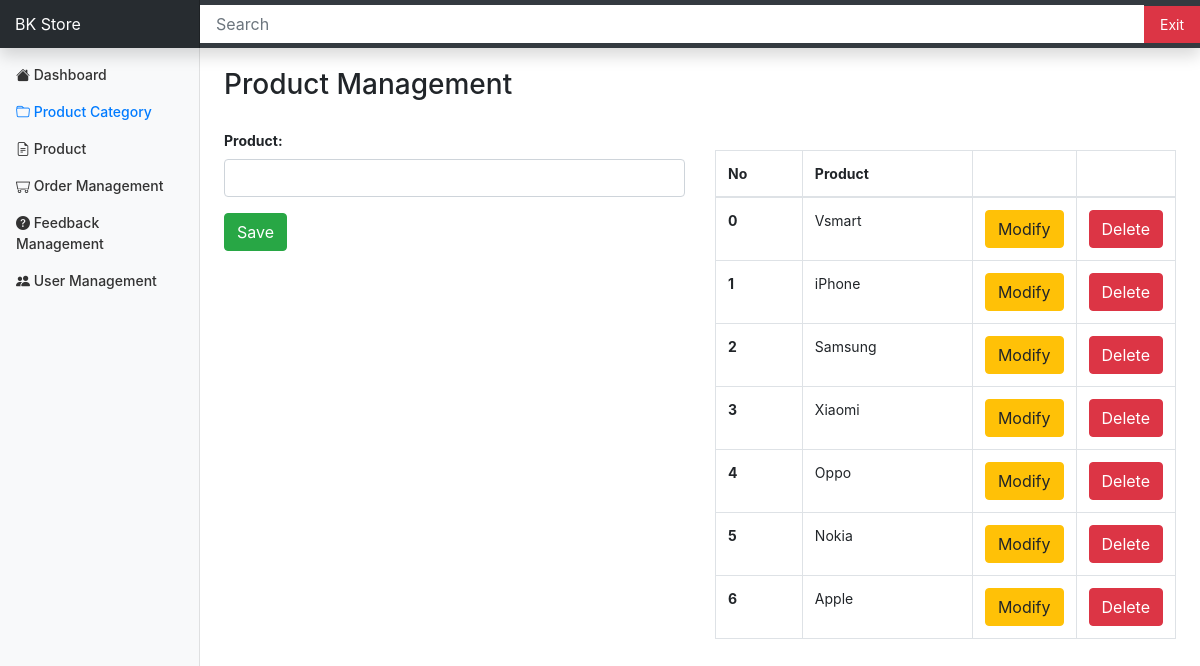
/CategoryAdmin (signed in), run on the app's committed database.
### tables this page shows
CREATE TABLE `category` (
  `id` int(11) NOT NULL,
  `name` varchar(100) NOT NULL
);

### mvc/core/Controller.php (called while the page is built, shortened)
<?php
class Controller{
    public function view($view, $data=[]){
        require_once "mvc/views/". $view .".php";
    }
}
?>

### mvc/controllers/CategoryAdmin.php (called while the page is built, shortened)
<?php
class CategoryAdmin extends Controller{
    public $categoryModel;
    public function __construct() {
        $this->categoryModel = $this->model("CategoryModel");
    }
    public function SayHi($deleteSuccess=0){
        $category = $this->categoryModel->getCategory();
        $this->view("category/categoryAdmin",[
            "category"=>$category,
            "deleteSuccess"=>$deleteSuccess
        ]);
    }
}
?>

### mvc/core/App.php (called while the page is built, shortened)
<?php
class App{
    protected $action = "SayHi";
    function __construct(){
        $arr = $this->UrlProcess();
        if( file_exists("./mvc/controllers/".$arr[0].".php") ){
            unset($arr[0]);
        }
        $this->controller = new $this->controller;
        $this->params = $arr ? array_values($arr) : [];
        call_user_func_array([$this->controller, $this->action], $this->params);
    }
    function UrlProcess(){
        if( isset($_GET["url"]) ){
            return explode("/", filter_var(trim($_GET["url"], "/")));
        }
    }
}
?>

### index.php (called while the page is built, shortened)
<?php
$myApp = new App();
?>

### mvc/core/DB.php (called while the page is built, shortened)
<?php
class DB {
    function executeResult($sql, $isSingle = false) {
        $data = null;
        $conn = mysqli_connect(HOST, USERNAME, PASSWORD, DATABASE);
        mysqli_set_charset($conn, 'utf8');
        $resultset = mysqli_query($conn, $sql);
        if($resultset){
            if($isSingle) {
                $data = mysqli_fetch_array($resultset, 1);
            } else {
                $data = [];
                while(($row = mysqli_fetch_array($resultset, 1)) != null) {
                    $data[] = $row;
                }
            }
        }
        return $data;
    }
}

### mvc/models/CategoryModel.php (called while the page is built, shortened)
<?php
class CategoryModel extends DB{
    public function getCategory(){
        $sql = "select * from category";
        $data = $this->executeResult($sql);
        return $data;
    }
}

### mvc/views/category/categoryAdmin.php (the view, shortened to what this page needs)
<?php
	require_once('mvc/views/blocks/header_admin.php');
?>
<div class="row" style="margin-top: 20px;">
	<div class="col-md-12" style="margin-bottom: 20px;">
		<h3>Product Management</h3>
	</div>
	<div class="col-md-6">
		<form method="post" action="http://localhost/bkstore/CategoryAdmin/insertCategoryController">
			<div class="form-group">
			  <label for="usr" style="font-weight: bold;">Product:</label>
			  <input required="true" type="text" class="form-control" id="usr" name="name">
			</div>
			<button class="btn btn-success">Save</button>
		</form>
	</div>
	<div class="col-md-6 table-responsive">
		<table class="table table-bordered table-hover" style="margin-top: 20px;">
			<thead>
				<tr>
					<th>No</th>
					<th>Product</th>
					<th style="width: 50px"></th>
					<th style="width: 50px"></th>
				</tr>
			</thead>
			<tbody>
<?php
	$countCategory = count($data["category"]);
	for($i=0; $i<$countCategory;$i++) {
		echo '<tr>
					<th>'.($i).'</th>
					<td>'.$data["category"][$i]['name'].'</td>
					<td style="width: 50px">
						<a href="http://localhost/bkstore/CategoryAdmin/updateCategoryController/'.$data["category"][$i]["id"].'"><button class="btn btn-warning">Modify</button></a>
					</td>
					<td style="width: 50px">
					<a href="http://localhost/bkstore/CategoryAdmin/deleteCategoryController/'.$data["category"][$i]["id"].'"><button class="btn btn-danger">Delete</button></a>
					</td>
				</tr>';
	}
?>
			</tbody>
		</table>
	</div>
</div>
<?php
	require_once('mvc/views/blocks/footer_admin.php');
?>

### public/css/dashboard.css (style rules this page uses)
body { font-size: .875rem; }

### data on the page
category: name "Vsmart"
category: name "iPhone"
category: name "Samsung"
category: name "Xiaomi"
category: name "Oppo"
category: name "Nokia"
category: name "Apple"
